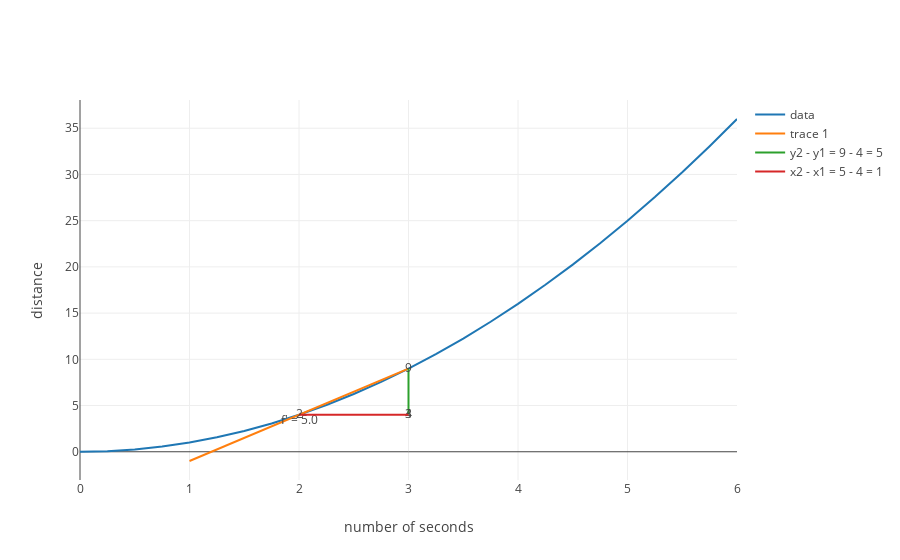

Notebook code for this chart:
### Markdown cell above
> The graph shows that from seconds zero through six, our track runner gets faster over time.  


#### Calculating speed at second two
Now if we want to see how quickly our track star at second number two as opposed to some other second, what would we do?  Well even if we knew nothing about derivatives, we would likely get a stop watch and at second 2 would use it to calculate the speed.  Let's say that we start our stopwatch at second 2 and stop our stopwatch one second later.

### Code cell
from calculus import delta_traces


delta_layout = build_layout(x_axis = {'title': 'number of seconds'}, y_axis = {'title': 'distance'})
x_squared_delta_traces = delta_traces(x_squared, 2, line_length = 2, delta_x = 1)
plot([trace_x_squared, *x_squared_delta_traces], delta_layout)

### Figure 1 — Plotly figure (JSON) as saved in the notebook; plotly's stock layout.template omitted (floating-point values rounded to 4 significant figures)
{"data": [{"mode": "lines", "name": "data", "text": [], "type": "scatter", "uid": "52f1bd88-cce5-11e9-a922-331f268bd75e", "x": [0, 0.25, 0.5, 0.75, 1, 1.25, 1.5, 1.75, 2, 2.25, 2.5, 2.75, 3, 3.25, 3.5, 3.75, 4, 4.25, 4.5, 4.75, 5, 5.25, 5.5, 5.75, 6], "y": [0, 0.0625, 0.25, 0.5625, 1, 1.562, 2.25, 3.062, 4, 5.062, 6.25, 7.562, 9, 10.56, 12.25, 14.06, 16, 18.06, 20.25, 22.56, 25, 27.56, 30.25, 33.06, 36]}, {"mode": "text+lines", "text": ["", "f' = 5.0", ""], "textposition": "bottom center", "type": "scatter", "uid": "52f1bfd6-cce5-11e9-a922-331f268bd75e", "x": [1, 2, 3], "y": [-1, 4, 9]}, {"mode": "lines+text", "name": "y2 - y1 = 9 - 4 = 5", "text": ["4", "9"], "type": "scatter", "uid": "52f1c0e4-cce5-11e9-a922-331f268bd75e", "x": [3, 3], "y": [4, 9]}, {"mode": "lines+text", "name": "x2 - x1 = 5 - 4 = 1", "text": ["2", "3"], "type": "scatter", "uid": "52f1c1f2-cce5-11e9-a922-331f268bd75e", "x": [2, 3], "y": [4, 4]}], "layout": {"xaxis": {"title": "number of seconds"}, "yaxis": {"title": "distance"}}}
